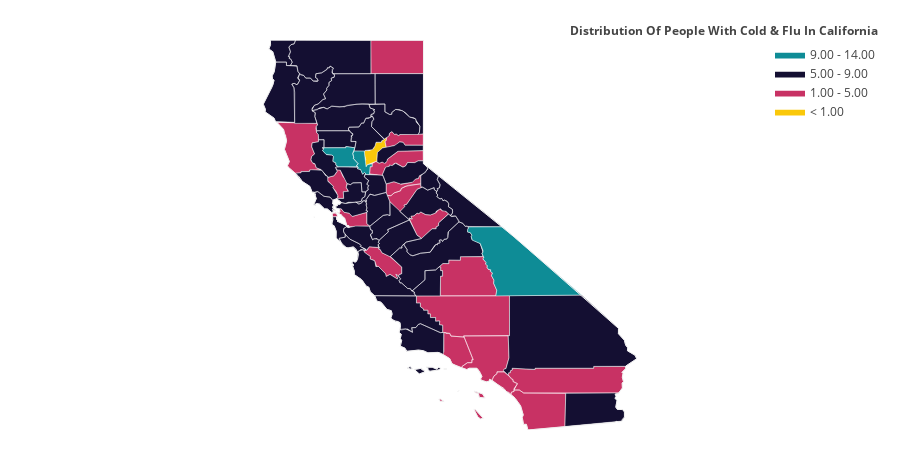

Source (notebook cell):
### Code cell
values = CA_count[3].tolist()
fips = CA_count.index.tolist()

colorscale = [
        'rgb(250,200,10)',
        'rgb(200,50,100)',
        'rgb(20,15,50)',
        'rgb(14,140,150)',
        'rgb(200,200,200)',
        'rgb(80,80,80)'
    ]


endpts = list(np.mgrid[min(values):max(values):4j])

fig = ff.create_choropleth(
    fips=fips, values=values, scope=['California'], show_state_data=True,
     binning_endpoints=endpts, round_legend_values=True,colorscale=colorscale,
    
    legend_title=' Distribution Of People With Cold & Flu In California',
    county_outline={'color': 'rgb(255,255,255)', 'width': 0.5},
    exponent_format=True,
)
fig.layout.template = None
fig.show()

### Figure 1 — Plotly figure (JSON) as saved in the notebook; plotly's stock layout.template omitted (floating-point values rounded to 4 significant figures; data arrays with more than 128 entries replaced by an {"elided": "..."} marker saying what was removed)
{"data": [{"fill": "toself", "fillcolor": "rgb(250,200,10)", "hoverinfo": "none", "line": {"color": "rgb(255,255,255)", "width": 0.5}, "mode": "lines", "name": "< 1.00", "type": "scatter", "x": [-121.6, -121.6, -121.5, -121.4, -121.3, -121.2, -121.1, -121.0, -121.0, -121.1, -121.0, -121.1, -121.2, -121.3, -121.3, -121.3, -121.5, -121.6, -121.6, -121.6, -121.6, null], "y": [39.25, 39.32, 39.31, 39.36, 39.52, 39.52, 39.56, 39.64, 39.56, 39.54, 39.39, 39.38, 39.28, 39.27, 39.03, 39.05, 38.97, 38.92, 39.06, 39.1, 39.25, null]}, {"fill": "toself", "fillcolor": "rgb(200,50,100)", "hoverinfo": "none", "line": {"color": "rgb(255,255,255)", "width": 0.5}, "mode": "lines", "name": "1.00 - 5.00", "type": "scatter", "x": {"elided": "421 float values"}, "y": {"elided": "421 float values"}}, {"fill": "toself", "fillcolor": "rgb(20,15,50)", "hoverinfo": "none", "line": {"color": "rgb(255,255,255)", "width": 0.5}, "mode": "lines", "name": "5.00 - 9.00", "type": "scatter", "x": {"elided": "1006 float values"}, "y": {"elided": "1006 float values"}}, {"fill": "toself", "fillcolor": "rgb(14,140,150)", "hoverinfo": "none", "line": {"color": "rgb(255,255,255)", "width": 0.5}, "mode": "lines", "name": "9.00 - 14.00", "type": "scatter", "x": [-122.8, -122.1, -122.1, -121.9, -121.9, -121.9, -121.9, -121.8, -121.8, -121.8, -122.3, -122.4, -122.4, -122.5, -122.5, -122.5, -122.7, -122.8, -122.8, -122.7, -122.8, null, -118.8, -118.8, -118.8, -117.8, -115.6, -118.0, -118.0, -118.1, -118.1, -118.1, -118.1, -118.2, -118.1, -118.2, -118.2, -118.2, -118.3, -118.3, -118.4, -118.3, -118.4, -118.4, -118.4, -118.4, -118.7, -118.7, -118.7, -118.7, -118.8, -118.8, null, -121.9, -121.9, -121.6, -121.6, -121.5, -121.4, -121.4, -121.5, -121.5, -121.6, -121.6, -121.6, -121.7, -121.7, -121.8, -121.8, -121.8, -121.8, -121.9, -121.9, -121.9, null], "y": [39.38, 39.39, 39.41, 39.38, 39.25, 39.15, 39.14, 38.99, 38.97, 38.92, 38.92, 38.96, 39.02, 39.05, 39.17, 39.21, 39.22, 39.29, 39.32, 39.37, 39.38, null, 37.39, 37.44, 37.46, 37.46, 35.81, 35.79, 35.93, 36.09, 36.17, 36.28, 36.35, 36.39, 36.42, 36.43, 36.48, 36.52, 36.56, 36.6, 36.69, 36.72, 36.83, 36.84, 36.89, 37.06, 37.14, 37.23, 37.26, 37.33, 37.33, 37.39, null, 39.24, 39.3, 39.31, 38.92, 38.97, 39.0, 38.93, 38.93, 38.73, 38.74, 38.76, 38.79, 38.74, 38.86, 38.88, 38.9, 38.95, 39.0, 39.13, 39.15, 39.24, null]}, {"fill": "toself", "fillcolor": "rgb(200,200,200)", "hoverinfo": "none", "line": {"color": "rgb(255,255,255)", "width": 0.5}, "mode": "lines", "name": "> 14.00", "type": "scatter", "x": [], "y": []}, {"hoverinfo": "text", "legendgroup": "centroids", "marker": {"color": "white", "opacity": 0}, "mode": "markers", "name": "US Counties", "selected": {"marker": {"color": "white", "opacity": 1, "size": 3}}, "showlegend": false, "text": ["County: Ventura<br>State: California<br>FIPS: 06111<br>Value: 5.0", "County: Ventura<br>State: California<br>FIPS: 06111<br>Value: 5.0", "County: Ventura<br>State: California<br>FIPS: 06111<br>Value: 5.0", "County: Santa Barbara<br>State: California<br>FIPS: 06083<br>Value: 7.0", "County: Santa Barbara<br>State: California<br>FIPS: 06083<br>Value: 7.0", "County: Santa Barbara<br>State: California<br>FIPS: 06083<br>Value: 7.0", "County: Santa Barbara<br>State: California<br>FIPS: 06083<br>Value: 7.0", "County: Santa Barbara<br>State: California<br>FIPS: 06083<br>Value: 7.0", "County: San Francisco<br>State: California<br>FIPS: 06075<br>Value: 5.0", "County: San Francisco<br>State: California<br>FIPS: 06075<br>Value: 5.0", "County: San Francisco<br>State: California<br>FIPS: 06075<br>Value: 5.0", "County: San Francisco<br>State: California<br>FIPS: 06075<br>Value: 5.0", "County: San Francisco<br>State: California<br>FIPS: 06075<br>Value: 5.0", "County: Marin<br>State: California<br>FIPS: 06041<br>Value: 7.0", "County: Marin<br>State: California<br>FIPS: 06041<br>Value: 7.0", "County: Los Angeles<br>State: California<br>FIPS: 06037<br>Value: 2.0", "County: Los Angeles<br>State: California<br>FIPS: 06037<br>Value: 2.0", "County: Los Angeles<br>State: California<br>FIPS: 06037<br>Value: 2.0", "County: Del Norte<br>State: California<br>FIPS: 06015<br>Value: 8.0", "County: Del Norte<br>State: California<br>FIPS: 06015<br>Value: 8.0", "County: Alameda<br>State: California<br>FIPS: 06001<br>Value: 2.0", "County: Alpine<br>State: California<br>FIPS: 06003<br>Value: 6.0", "County: Amador<br>State: California<br>FIPS: 06005<br>Value: 4.0", "County: Butte<br>State: California<br>FIPS: 06007<br>Value: 6.0", "County: Calaveras<br>State: California<br>FIPS: 06009<br>Value: 4.0", "County: Colusa<br>State: California<br>FIPS: 06011<br>Value: 10.0", "County: Contra Costa<br>State: California<br>FIPS: 06013<br>Value: 7.0", "County: El Dorado<br>State: California<br>FIPS: 06017<br>Value: 9.0", "County: Fresno<br>State: California<br>FIPS: 06019<br>Value: 7.0", "County: Glenn<br>State: California<br>FIPS: 06021<br>Value: 6.0", "County: Humboldt<br>State: California<br>FIPS: 06023<br>Value: 7.0", "County: Imperial<br>State: California<br>FIPS: 06025<br>Value: 9.0", "County: Inyo<br>State: California<br>FIPS: 06027<br>Value: 11.0", "County: Kern<br>State: California<br>FIPS: 06029<br>Value: 3.0", "County: Kings<br>State: California<br>FIPS: 06031<br>Value: 7.0", "County: Lake<br>State: California<br>FIPS: 06033<br>Value: 6.0", "County: Lassen<br>State: California<br>FIPS: 06035<br>Value: 6.0", "County: Madera<br>State: California<br>FIPS: 06039<br>Value: 7.0", "County: Mariposa<br>State: California<br>FIPS: 06043<br>Value: 2.0", "County: Mendocino<br>State: California<br>FIPS: 06045<br>Value: 4.0", "County: Merced<br>State: California<br>FIPS: 06047<br>Value: 7.0", "County: Modoc<br>State: California<br>FIPS: 06049<br>Value: 5.0", "County: Mono<br>State: California<br>FIPS: 06051<br>Value: 6.0", "County: Monterey<br>State: California<br>FIPS: 06053<br>Value: 8.0", "County: Napa<br>State: California<br>FIPS: 06055<br>Value: 5.0", "County: Nevada<br>State: California<br>FIPS: 06057<br>Value: 6.0", "County: Orange<br>State: California<br>FIPS: 06059<br>Value: 4.0", "County: Placer<br>State: California<br>FIPS: 06061<br>Value: 5.0", "County: Plumas<br>State: California<br>FIPS: 06063<br>Value: 7.0", "County: Riverside<br>State: California<br>FIPS: 06065<br>Value: 2.0", "County: Sacramento<br>State: California<br>FIPS: 06067<br>Value: 7.0", "County: San Benito<br>State: California<br>FIPS: 06069<br>Value: 3.0", "County: San Bernardino<br>State: California<br>FIPS: 06071<br>Value: 7.0", "County: San Diego<br>State: California<br>FIPS: 06073<br>Value: 4.0", "County: San Joaquin<br>State: California<br>FIPS: 06077<br>Value: 8.0", "County: San Luis Obispo<br>State: California<br>FIPS: 06079<br>Value: 7.0", "County: San Mateo<br>State: California<br>FIPS: 06081<br>Value: 9.0", "County: Santa Clara<br>State: California<br>FIPS: 06085<br>Value: 9.0", "County: Santa Cruz<br>State: California<br>FIPS: 06087<br>Value: 7.0", "County: Shasta<br>State: California<br>FIPS: 06089<br>Value: 7.0", "County: Sierra<br>State: California<br>FIPS: 06091<br>Value: 4.0", "County: Siskiyou<br>State: California<br>FIPS: 06093<br>Value: 6.0", "County: Solano<br>State: California<br>FIPS: 06095<br>Value: 8.0", "County: Sonoma<br>State: California<br>FIPS: 06097<br>Value: 6.0", "County: Stanislaus<br>State: California<br>FIPS: 06099<br>Value: 7.0", "County: Sutter<br>State: California<br>FIPS: 06101<br>Value: 14.0", "County: Tehama<br>State: California<br>FIPS: 06103<br>Value: 9.0", "County: Trinity<br>State: California<br>FIPS: 06105<br>Value: 7.0", "County: Tulare<br>State: California<br>FIPS: 06107<br>Value: 4.0", "County: Tuolumne<br>State: California<br>FIPS: 06109<br>Value: 6.0", "County: Yolo<br>State: California<br>FIPS: 06113<br>Value: 6.0", "County: Yuba<br>State: California<br>FIPS: 06115<br>Value: 1.0"], "type": "scatter", "unselected": {"marker": {"opacity": 0}}, "x": [[-119.4], [-119.1], [-119.5], [-119.0], [-119.7], [-120.1], [-120.4], [-120.0], [-123.0], [-122.3], [-122.4], [-122.4], [-122.4], [-122.4], [-122.7], [-118.4], [-118.5], [-118.2], [-124.2], [-123.9], -121.9, -119.8, -120.7, -121.6, -120.6, -122.2, -121.9, -120.5, -119.6, -122.4, -123.9, -115.4, -117.4, -118.7, -119.8, -122.8, -120.6, -119.8, -119.9, -123.4, -120.7, -120.7, -118.9, -121.2, -122.3, -120.8, -117.8, -120.7, -120.8, -116.0, -121.3, -121.1, -116.2, -116.7, -121.3, -120.4, -122.3, -121.7, -122.0, -122.0, -120.5, -122.5, -121.9, -122.9, -121.0, -121.7, -122.2, -123.1, -118.8, -120.0, -121.9, -121.4], "y": [[34.01], [34.47], [33.25], [33.48], [34.01], [33.97], [34.04], [34.72], [37.7], [37.78], [37.82], [37.86], [37.76], [37.86], [38.07], [33.38], [32.9], [34.36], [41.95], [41.74], 37.65, 38.6, 38.45, 39.67, 38.2, 39.18, 37.92, 38.78, 36.76, 39.6, 40.7, 33.04, 36.51, 35.34, 36.08, 39.1, 40.67, 37.22, 37.58, 39.44, 37.19, 41.59, 37.94, 36.22, 38.51, 39.3, 33.7, 39.06, 40.0, 33.74, 38.45, 36.61, 34.84, 33.03, 37.93, 35.39, 37.42, 37.23, 37.06, 40.76, 39.58, 41.59, 38.27, 38.53, 37.56, 39.03, 40.13, 40.65, 36.22, 38.03, 38.69, 39.27]}, {"hoverinfo": "text", "legendgroup": "States", "line": {"color": "rgb(240, 240, 240)", "width": 1}, "mode": "lines", "showlegend": false, "type": "scatter", "x": {"elided": "263 float values"}, "y": {"elided": "263 float values"}}], "layout": {"annotations": [{"showarrow": false, "text": "<b> Distribution Of People With Cold & Flu In California</b>", "x": 1, "xanchor": "right", "xref": "paper", "y": 1.05, "yref": "paper"}], "dragmode": "select", "height": 450, "hovermode": "closest", "legend": {"traceorder": "reversed", "x": 1, "xanchor": "right", "y": 1, "yanchor": "top"}, "margin": {"b": 20, "l": 20, "r": 20, "t": 40}, "width": 900, "xaxis": {"autorange": false, "fixedrange": true, "range": [-131.1, -107.4], "showgrid": false, "showticklabels": false, "zeroline": false}, "yaxis": {"autorange": false, "fixedrange": true, "range": [32.53, 42.0], "showgrid": false, "showticklabels": false, "zeroline": false}}}
